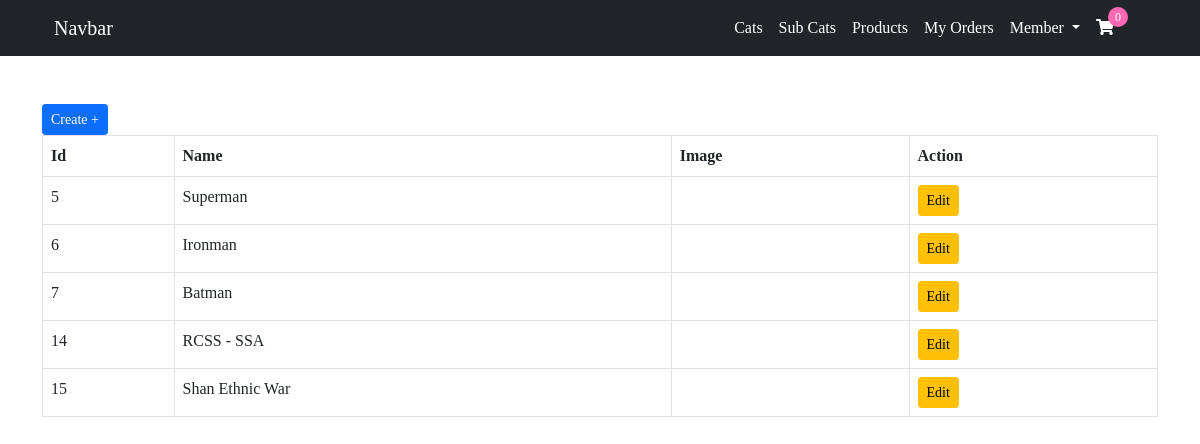
The app's page /cats/ with its own data.
### category/models.py (models this page shows, shortened)
class Category(models.Model) :
    name = models.CharField(max_length=100)
    image = models.ImageField()

### category/views.py (the view)
# urls.py: path('cats/',include('category.urls')),
def cats(request):
    context = {
        'title':"All Categories",
        "content":"Page One",
        "cats":Category.objects.all()
    }
    return render(request,'category/cats.html',context)

### category/templates/category/cats.html
{% extends 'aws/base.html' %}
{% load static %}
{% block content %}
<div class="container my-5">
    <a href="{% url 'cat-create' %}" class="btn btn-primary btn-sm">Create +</a>
   <table class="table table-bordered">
      <thead>
         <tr>
            <th>Id</th>
            <th>Name</th>
            <th>Image</th>
            <th>Action</th>
         </tr>
      </thead>
      <tbody>
         {% for cat in cats %}
         <tr>
            <td>{{cat.id}}</td>
            <td>{{cat.name}}</td>
            <td><img src="{{cat.image.url}}" alt="" width="100px"></td>
            <td>
                <a href="{% url 'cat-edit' cat.id %}" class="btn btn-sm btn-warning">Edit</a>
            </td>
         </tr>
         {% endfor %}
      </tbody>
   </table>
</div>
{% endblock %}

### aws/static/aws/main.css (style rules this page uses)
* { font-family: Cambria; }

### records on screen
Category: id "5", name "Superman"
Category: id "6", name "Ironman"
Category: id "7", name "Batman"
Category: id "14", name "RCSS - SSA"
Category: id "15", name "Shan Ethnic War"
